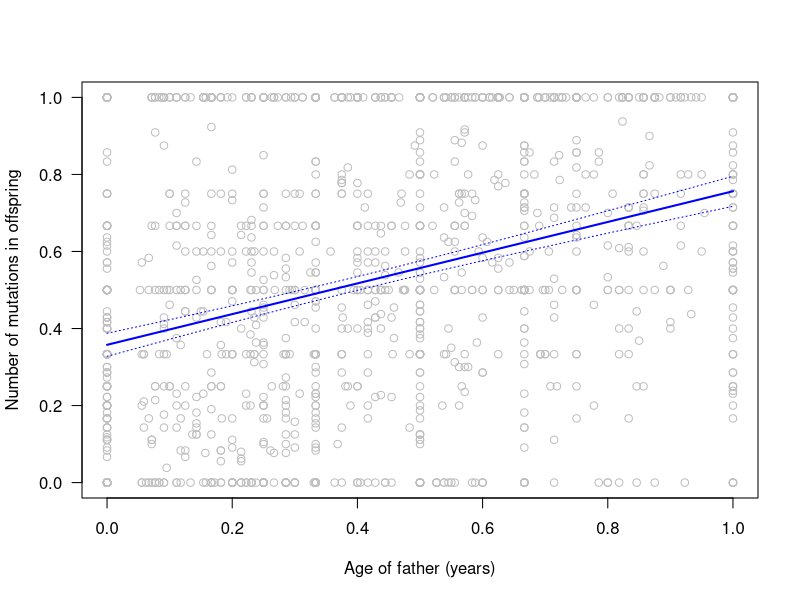

The R source for this figure:
# In this training script you will learn how to analyze the relationship between two continuous numeric variables by constructing a linear model. The linear model predicts the response value for any predictive variable values using the equation y = b0 + b1*x.

# Import the data. These data are the number of new mutations (called de novo mutations) in a couple's offspring predicted by the age of the parent who provided the sperm (labeled "father" from here on).
sqr <- read.csv("data/squirrel_data.csv")

# look at the structure of the data
str(sqr)

# assign x and y variables to the predictor and response variables, respectively 
Predictor <- sqr$parent_midpoint
Response <- sqr$offspring_rattleprob

# visualize the data as a scatterplot
plot(Predictor, Response, 
     col = "gray",
     xlab="Age of father (years)", 
     ylab="Number of mutations in offspring", 
     las=1)

# none of causation fulfilled by today 


# use the lm() function to perform a linear model analysis
model <- lm(Response ~ Predictor)
model_data <- summary(model)

# look at the results
print(model_data)

# Next we want to draw a line showing the predicted value of Y. First make vectors with the minimum and maximum values in the Predictor object.
min_pred <- min(Predictor)
max_pred <- max(Predictor)

# Next we will make a new vector that has all the integers (ages) from the minimum to the maximum.
new_predictor <- seq(min_pred, max_pred, length.out = 1000)

# Now harvest the two coefficients from the model. The coefficients are the B values in the equation y = B0 + B1*x. 
B0 <- summary(model)$coeff[1,1] # y intercept
B1 <- summary(model)$coeff[2,1] # slope of the line

# Calculate the predicted values of Y using the model equation.
pred_Y <- B0 + B1*new_predictor

# Draw a line showing the predicted values of Y 
lines(new_predictor, pred_Y, lwd=2, col = "blue")

# Use the function predict() to generate the confidence interval around the predicted values of Y. These predicted y values can also be thought of as the mean values of y for all values of x.

# To use predict() you need to use the new predictor vector that has all the values of x between the min and the max. You then replace the Predictor object from above with the NEW predictor object (we called it new_predictor) and use the confidence argument for interval. The argument newdata=data.frame() creates a new model using the values in the object new_predictor.
predicted <- predict(model, newdata=data.frame(Predictor= new_predictor), interval="confidence")

# Look at the object you just made. It has three columns" fit (the predicted y vals), lwr (lower 95% CI), and upper (upper 95% CI).
print(predicted)

# Now plot the upper and lower confidence intervals around the predicted values of Y, for each value of X. Use the lines() function to add the lines to the graph, and use indexing (square brackets) to point R to the correct columns in the predicted object.
lines(new_predictor,predicted[ ,2],lty=3, col = "blue")
lines(new_predictor,predicted[ ,3],lty=3, col = "blue")
